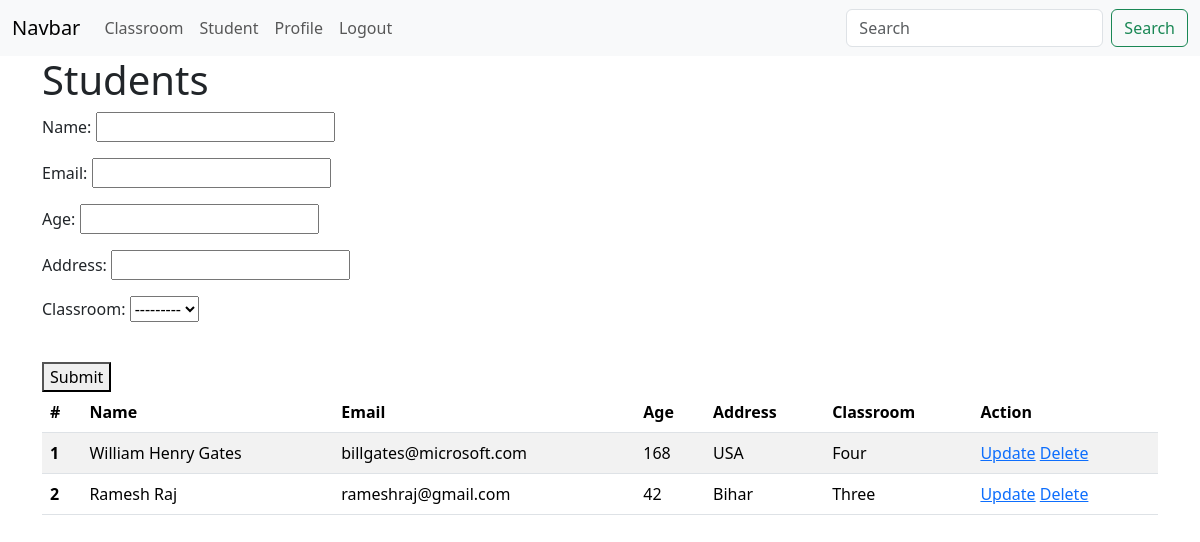
Before: /classbased/student/ with the older database file.
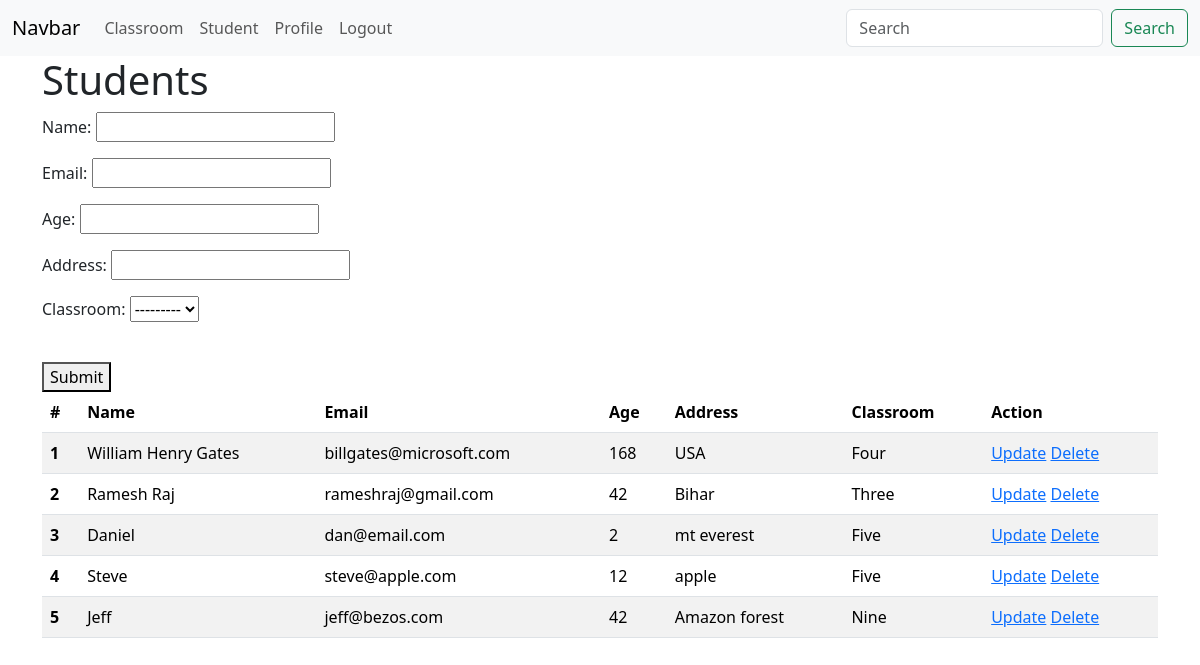
After: the same page with the newer database file.
### crud/models.py (models this page shows)
class Student(models.Model):
    name = models.CharField(max_length=20)
    email = models.EmailField(max_length=40)
    age = models.IntegerField()
    address = models.CharField(max_length=20)
    classroom = models.ForeignKey(ClassRoom, on_delete=models.CASCADE)

class ClassRoom(models.Model):
    name = models.CharField(max_length=20)
    def __str__(self):
        return self.name

### classbased/views.py (the view)
# urls.py: path('student/', StudentView.as_view(), name='classbased_student'),
class StudentView(CreateView):
    template_name = "classbased/student.html"
    queryset = Student.objects.all()
    context_object_name = 'students'
    form_class =StudentForm
    success_url = reverse_lazy("classbased_student")
    def get_context_data(self, **kwargs):
        context = super().get_context_data(**kwargs)
        context["students"] = Student.objects.all()
        return context

### classbased/forms.py
class StudentForm(forms.ModelForm):
    class Meta:
        fields = ["name", "email", "age", "address", "classroom"]
        model = Student

### classbased/templates/classbased/student.html (shortened to what this page needs)
{% extends 'classbased/base.html' %}
{% block content %}
<h1>Students</h1>
<form method="post">
    {{ form.as_p }}<br>
    <button type="submit">Submit</button>
</form>
<table class="table table-striped">
    <thead>
    <tr>
        <th scope="col">#</th>
        <th scope="col">Name</th>
        <th scope="col">Email</th>
        <th scope="col">Age</th>
        <th scope="col">Address</th>
        <th scope="col">Classroom</th>
        <th scope="col">Action</th>
    </tr>
    </thead>
    <tbody>
    {% for student in students %}
    <tr>
        <th scope="row">{{forloop.counter}}</th>
        <td>{{student.name}}</td>
        <td>{{student.email}}</td>
        <td>{{student.age}}</td>
        <td>{{student.address}}</td>
        <td>{{student.classroom.name}}</td>
        <td>
            <a href="{% url 'classbased_student_update' student.id %}">Update</a>
            <a href="{% url 'classbased_student_delete' student.id %}">Delete</a>
        </td>
    </tr>
    {% endfor %}
    </tbody>
</table>
{% endblock %}

Changed rows visible on the page:
added Student: name "Daniel", email "dan@email.com", age "2", address "mt everest", classroom.name "Five"
added Student: name "Steve", email "steve@apple.com", age "12", address "apple", classroom.name "Five"
added Student: name "Jeff", email "jeff@bezos.com", age "42", address "Amazon forest", classroom.name "Nine"
